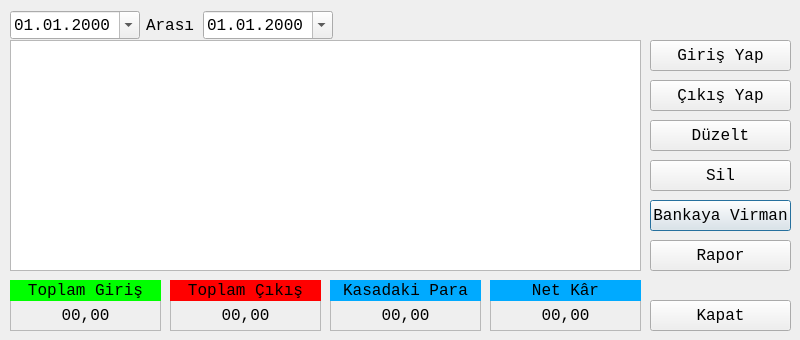
<?xml version="1.0" encoding="UTF-8"?>
<ui version="4.0">
 <class>KasaDialogForm</class>
 <widget class="QDialog" name="KasaDialogForm">
  <property name="geometry">
   <rect>
    <x>0</x>
    <y>0</y>
    <width>800</width>
    <height>340</height>
   </rect>
  </property>
  <property name="minimumSize">
   <size>
    <width>800</width>
    <height>340</height>
   </size>
  </property>
  <property name="maximumSize">
   <size>
    <width>800</width>
    <height>340</height>
   </size>
  </property>
  <property name="font">
   <font>
    <family>Monospace</family>
    <pointsize>12</pointsize>
   </font>
  </property>
  <property name="windowTitle">
   <string>KASA</string>
  </property>
  <widget class="QTableView" name="KasaHareketleritableView">
   <property name="geometry">
    <rect>
     <x>10</x>
     <y>40</y>
     <width>631</width>
     <height>231</height>
    </rect>
   </property>
   <property name="alternatingRowColors">
    <bool>true</bool>
   </property>
   <property name="selectionMode">
    <enum>QAbstractItemView::SingleSelection</enum>
   </property>
   <property name="selectionBehavior">
    <enum>QAbstractItemView::SelectRows</enum>
   </property>
   <property name="sortingEnabled">
    <bool>true</bool>
   </property>
  </widget>
  <widget class="QPushButton" name="pushButton_5">
   <property name="geometry">
    <rect>
     <x>650</x>
     <y>200</y>
     <width>141</width>
     <height>31</height>
    </rect>
   </property>
   <property name="text">
    <string>Bankaya Virman</string>
   </property>
  </widget>
  <widget class="QPushButton" name="KapatpushButton">
   <property name="geometry">
    <rect>
     <x>650</x>
     <y>300</y>
     <width>141</width>
     <height>31</height>
    </rect>
   </property>
   <property name="text">
    <string>Kapat</string>
   </property>
   <property name="icon">
    <iconset resource="images.qrc">
     <normaloff>:/images/ui/remove.png</normaloff>:/images/ui/remove.png</iconset>
   </property>
   <property name="iconSize">
    <size>
     <width>24</width>
     <height>24</height>
    </size>
   </property>
  </widget>
  <widget class="QToolButton" name="KasaGirisYaptoolButton">
   <property name="geometry">
    <rect>
     <x>650</x>
     <y>40</y>
     <width>141</width>
     <height>31</height>
    </rect>
   </property>
   <property name="text">
    <string>Giriş Yap</string>
   </property>
   <property name="icon">
    <iconset resource="images.qrc">
     <normaloff>:/images/ui/plus.png</normaloff>:/images/ui/plus.png</iconset>
   </property>
   <property name="iconSize">
    <size>
     <width>24</width>
     <height>24</height>
    </size>
   </property>
   <property name="toolButtonStyle">
    <enum>Qt::ToolButtonTextBesideIcon</enum>
   </property>
  </widget>
  <widget class="QToolButton" name="KasaCikisYaptoolButton">
   <property name="geometry">
    <rect>
     <x>650</x>
     <y>80</y>
     <width>141</width>
     <height>31</height>
    </rect>
   </property>
   <property name="text">
    <string>Çıkış Yap</string>
   </property>
   <property name="icon">
    <iconset resource="images.qrc">
     <normaloff>:/images/ui/negative.png</normaloff>:/images/ui/negative.png</iconset>
   </property>
   <property name="iconSize">
    <size>
     <width>24</width>
     <height>24</height>
    </size>
   </property>
   <property name="toolButtonStyle">
    <enum>Qt::ToolButtonTextBesideIcon</enum>
   </property>
  </widget>
  <widget class="QToolButton" name="DuzelttoolButton">
   <property name="geometry">
    <rect>
     <x>650</x>
     <y>120</y>
     <width>141</width>
     <height>31</height>
    </rect>
   </property>
   <property name="text">
    <string>Düzelt</string>
   </property>
   <property name="icon">
    <iconset resource="images.qrc">
     <normaloff>:/images/ui/edit-property-100.png</normaloff>:/images/ui/edit-property-100.png</iconset>
   </property>
   <property name="iconSize">
    <size>
     <width>24</width>
     <height>24</height>
    </size>
   </property>
   <property name="toolButtonStyle">
    <enum>Qt::ToolButtonTextBesideIcon</enum>
   </property>
  </widget>
  <widget class="QToolButton" name="SiltoolButton">
   <property name="geometry">
    <rect>
     <x>650</x>
     <y>160</y>
     <width>141</width>
     <height>31</height>
    </rect>
   </property>
   <property name="text">
    <string>Sil</string>
   </property>
   <property name="icon">
    <iconset resource="images.qrc">
     <normaloff>:/images/ui/delete.png</normaloff>:/images/ui/delete.png</iconset>
   </property>
   <property name="iconSize">
    <size>
     <width>24</width>
     <height>24</height>
    </size>
   </property>
   <property name="toolButtonStyle">
    <enum>Qt::ToolButtonTextBesideIcon</enum>
   </property>
  </widget>
  <widget class="QFrame" name="frame">
   <property name="geometry">
    <rect>
     <x>10</x>
     <y>280</y>
     <width>151</width>
     <height>51</height>
    </rect>
   </property>
   <property name="frameShape">
    <enum>QFrame::StyledPanel</enum>
   </property>
   <property name="frameShadow">
    <enum>QFrame::Raised</enum>
   </property>
   <widget class="QLabel" name="label_2">
    <property name="geometry">
     <rect>
      <x>0</x>
      <y>0</y>
      <width>151</width>
      <height>21</height>
     </rect>
    </property>
    <property name="styleSheet">
     <string notr="true">background-color: rgb(0, 255, 0);</string>
    </property>
    <property name="text">
     <string>Toplam Giriş</string>
    </property>
    <property name="alignment">
     <set>Qt::AlignCenter</set>
    </property>
   </widget>
   <widget class="QLabel" name="ToplamGirislabel">
    <property name="geometry">
     <rect>
      <x>10</x>
      <y>25</y>
      <width>131</width>
      <height>20</height>
     </rect>
    </property>
    <property name="text">
     <string>00,00</string>
    </property>
    <property name="alignment">
     <set>Qt::AlignCenter</set>
    </property>
   </widget>
  </widget>
  <widget class="QFrame" name="frame_2">
   <property name="geometry">
    <rect>
     <x>170</x>
     <y>280</y>
     <width>151</width>
     <height>51</height>
    </rect>
   </property>
   <property name="frameShape">
    <enum>QFrame::StyledPanel</enum>
   </property>
   <property name="frameShadow">
    <enum>QFrame::Raised</enum>
   </property>
   <widget class="QLabel" name="label_3">
    <property name="geometry">
     <rect>
      <x>0</x>
      <y>0</y>
      <width>151</width>
      <height>21</height>
     </rect>
    </property>
    <property name="font">
     <font>
      <family>Monospace</family>
      <pointsize>12</pointsize>
     </font>
    </property>
    <property name="styleSheet">
     <string notr="true">background-color: rgb(255, 0, 0);</string>
    </property>
    <property name="text">
     <string>Toplam Çıkış</string>
    </property>
    <property name="alignment">
     <set>Qt::AlignCenter</set>
    </property>
   </widget>
   <widget class="QLabel" name="ToplamCikislabel">
    <property name="geometry">
     <rect>
      <x>10</x>
      <y>25</y>
      <width>131</width>
      <height>20</height>
     </rect>
    </property>
    <property name="text">
     <string>00,00</string>
    </property>
    <property name="alignment">
     <set>Qt::AlignCenter</set>
    </property>
   </widget>
  </widget>
  <widget class="QFrame" name="frame_3">
   <property name="geometry">
    <rect>
     <x>330</x>
     <y>280</y>
     <width>151</width>
     <height>51</height>
    </rect>
   </property>
   <property name="frameShape">
    <enum>QFrame::StyledPanel</enum>
   </property>
   <property name="frameShadow">
    <enum>QFrame::Raised</enum>
   </property>
   <widget class="QLabel" name="label_4">
    <property name="geometry">
     <rect>
      <x>0</x>
      <y>0</y>
      <width>151</width>
      <height>21</height>
     </rect>
    </property>
    <property name="font">
     <font>
      <family>Monospace</family>
      <pointsize>12</pointsize>
     </font>
    </property>
    <property name="styleSheet">
     <string notr="true">background-color: rgb(0, 170, 255);</string>
    </property>
    <property name="text">
     <string>Kasadaki Para</string>
    </property>
    <property name="alignment">
     <set>Qt::AlignCenter</set>
    </property>
   </widget>
   <widget class="QLabel" name="KasadakiParalabel">
    <property name="geometry">
     <rect>
      <x>10</x>
      <y>25</y>
      <width>131</width>
      <height>20</height>
     </rect>
    </property>
    <property name="text">
     <string>00,00</string>
    </property>
    <property name="alignment">
     <set>Qt::AlignCenter</set>
    </property>
   </widget>
  </widget>
  <widget class="QFrame" name="frame_4">
   <property name="geometry">
    <rect>
     <x>490</x>
     <y>280</y>
     <width>151</width>
     <height>51</height>
    </rect>
   </property>
   <property name="frameShape">
    <enum>QFrame::StyledPanel</enum>
   </property>
   <property name="frameShadow">
    <enum>QFrame::Raised</enum>
   </property>
   <widget class="QLabel" name="label_5">
    <property name="geometry">
     <rect>
      <x>0</x>
      <y>0</y>
      <width>151</width>
      <height>21</height>
     </rect>
    </property>
    <property name="font">
     <font>
      <family>Monospace</family>
      <pointsize>12</pointsize>
     </font>
    </property>
    <property name="styleSheet">
     <string notr="true">background-color: rgb(0, 170, 255);</string>
    </property>
    <property name="text">
     <string>Net Kâr</string>
    </property>
    <property name="alignment">
     <set>Qt::AlignCenter</set>
    </property>
   </widget>
   <widget class="QLabel" name="NetKarlabel">
    <property name="geometry">
     <rect>
      <x>10</x>
      <y>25</y>
      <width>131</width>
      <height>20</height>
     </rect>
    </property>
    <property name="text">
     <string>00,00</string>
    </property>
    <property name="alignment">
     <set>Qt::AlignCenter</set>
    </property>
   </widget>
  </widget>
  <widget class="QWidget" name="layoutWidget">
   <property name="geometry">
    <rect>
     <x>10</x>
     <y>10</y>
     <width>323</width>
     <height>30</height>
    </rect>
   </property>
   <layout class="QHBoxLayout" name="horizontalLayout">
    <item>
     <widget class="QDateTimeEdit" name="BaslangicdateTimeEdit">
      <property name="displayFormat">
       <string>dd.MM.yyyy</string>
      </property>
      <property name="calendarPopup">
       <bool>true</bool>
      </property>
     </widget>
    </item>
    <item>
     <widget class="QLabel" name="label">
      <property name="text">
       <string>Arası</string>
      </property>
     </widget>
    </item>
    <item>
     <widget class="QDateTimeEdit" name="BitisdateTimeEdit">
      <property name="displayFormat">
       <string>dd.MM.yyyy</string>
      </property>
      <property name="calendarPopup">
       <bool>true</bool>
      </property>
     </widget>
    </item>
   </layout>
  </widget>
  <widget class="QPushButton" name="RaporpushButton">
   <property name="geometry">
    <rect>
     <x>650</x>
     <y>240</y>
     <width>141</width>
     <height>31</height>
    </rect>
   </property>
   <property name="text">
    <string>Rapor</string>
   </property>
  </widget>
 </widget>
 <resources>
  <include location="images.qrc"/>
 </resources>
 <connections/>
</ui>
